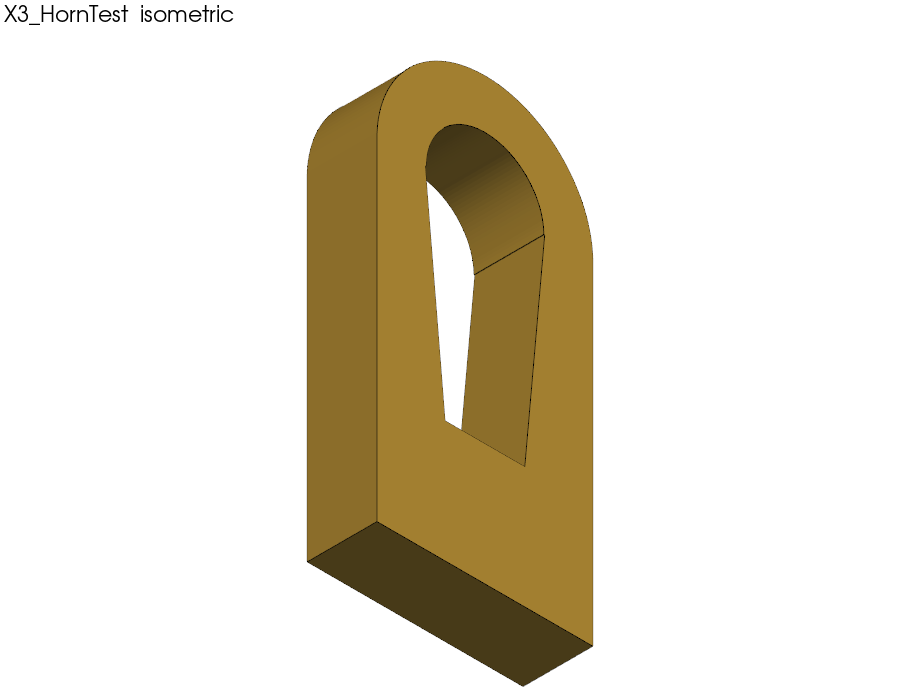
#> input picture cad/v3/occ/screens/X3_HornTest_isometric.png, 900 x 700 px
$ python -i make_phys_video.py   (imports and definitions only)
#> lines starting #> are read from the running program, lines starting #| are printed output that depends on the picture
"""Stitch SolidWorks-rendered Motion frames into an MP4 with a torque overlay.

Frames: tools/physics/build_physics.exe render ... (f_0000.png ...), torques: <motion>_torque.csv
(scripts/check_phys.py, inverse dynamics), limit: TowerPro MG90S stall 0.177 N*m @4.8 V.
Usage: python make_phys_video.py <frames_dir> <motion_x.json> <out.mp4> [fps]
"""
from __future__ import annotations
import csv, json, subprocess, sys, shutil
from pathlib import Path
from PIL import Image, ImageDraw, ImageFont

STALL = 1.8 * 0.0980665
FONT = "C:/Windows/Fonts/arial.ttf"
SHOW = [("torso", "Пояс (скручивание)"), ("armB_shoulder", "Правое плечо (удар)"),
        ("armA_shoulder", "Левое плечо (гард)"), ("legB_hippitch", "Правое бедро")]
PHASES = [(0.8, "подъём рук в гард"), (1.2, "гард"), (1.45, "УДАР правой"), (1.9, "возврат"), (99, "гард")]


def prepare(frames):
    """Frames -> canvas with room for the torque panel. PNG frames from render_phys.py are used as is;
    (legacy) SolidWorks BMP frames are rotated upright and trimmed."""
    src = sorted(Path(frames).glob("f_*.bmp"))
    if not src:
        out = []
        for f in sorted(Path(frames).glob("f_*.png")):
            c = Image.open(f).convert("RGB"); s = 900 / c.height
            c = c.resize((int(c.width * s), 900), Image.LANCZOS)
            canvas = Image.new("RGB", (c.width + 620, 960), (238, 241, 245)); canvas.paste(c, (620, 60))
            p = f.with_name("c_" + f.name); canvas.save(p); out.append(p)
        return out
    # [9 lines left out: function clean, not called in this run]
    ims = [clean(Image.open(f).convert("RGB")).rotate(-90, expand=True, fillcolor=(238, 241, 245)) for f in src]
    # NO brightness bbox: light-grey printed parts match the background and were cut off (2026-11-01).
    # The SW view is already fitted (closed loop in build_physics render); trim only solid black bands.
    import numpy as np
    a = np.asarray(ims[0].convert("L"))
    cols = np.where((a < 15).mean(axis=0) < 0.9)[0]; rows = np.where((a < 15).mean(axis=1) < 0.9)[0]
    box = (int(cols[0]), int(rows[0]), int(cols[-1]) + 1, int(rows[-1]) + 1)
    out = []
    for f, im in zip(src, ims):
        c = im.crop(box); s = 900 / c.height
        c = c.resize((int(c.width * s), 900), Image.LANCZOS)
        canvas = Image.new("RGB", (max(c.width + 620, 1280), 900 + 60), (238, 241, 245))
        canvas.paste(c, (620, 60))
        p = f.with_suffix(".png"); canvas.save(p); out.append(p)
    return out


# [37 lines left out: function main, not called in this run]


# [2 lines not run here, left out]

>>> import cv2
>>> picture = cv2.imread('../cad/v3/occ/screens/X3_HornTest_isometric.png', cv2.IMREAD_GRAYSCALE)
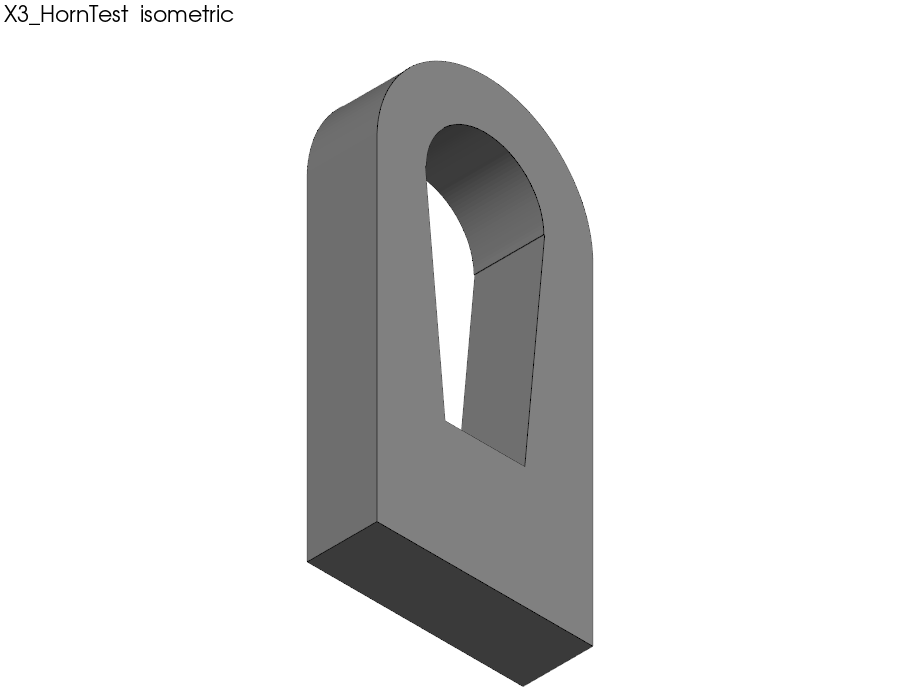
#> picture: shape (700, 900); min 0, max 255, mean 221.2
#> (the run stopped early here; a loop or call above may not have finished)

$ run again, on cad/v3/occ/screens/Robot3_front.png
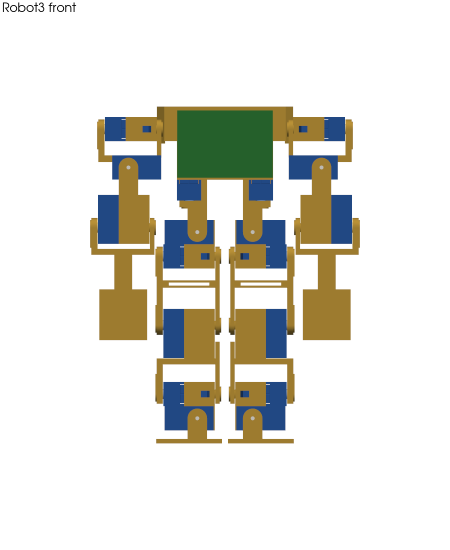
#> input picture cad/v3/occ/screens/Robot3_front.png, 900 x 1100 px (shown at 1/2 size)
#> `picture = cv2.imread('../cad/v3/occ/screens/X3_HornTest_isometric.png'..`:
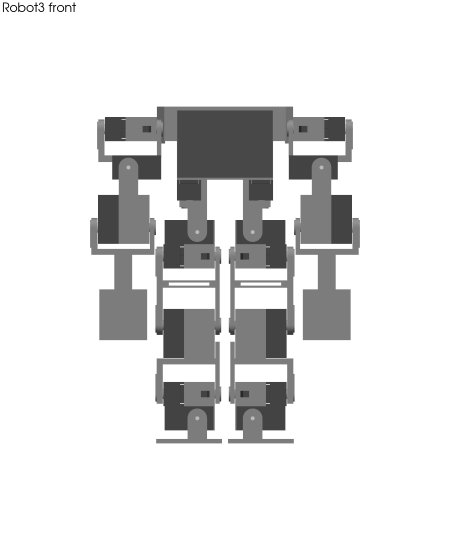
#> picture: shape (1100, 900) (shown at 1/2 size); min 0, max 255, mean 224

$ run again, on cad/v3/occ/screens/Robot3_isometric.png
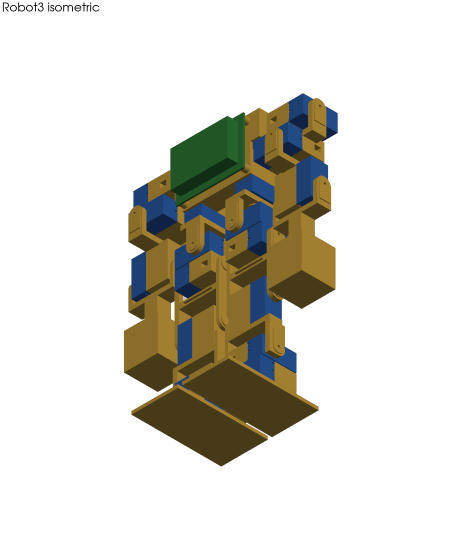
#> input picture cad/v3/occ/screens/Robot3_isometric.png, 900 x 1100 px (shown at 1/2 size)
#> `picture = cv2.imread('../cad/v3/occ/screens/X3_HornTest_isometric.png'..`:
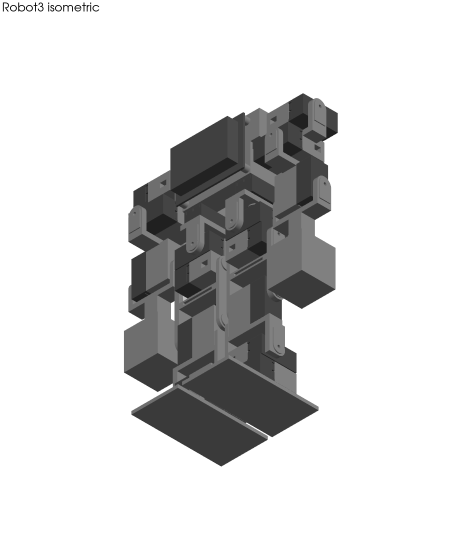
#> picture: shape (1100, 900) (shown at 1/2 size); min 0, max 255, mean 215

$ run again, on cad/v3/occ/screens/Robot3_right.png
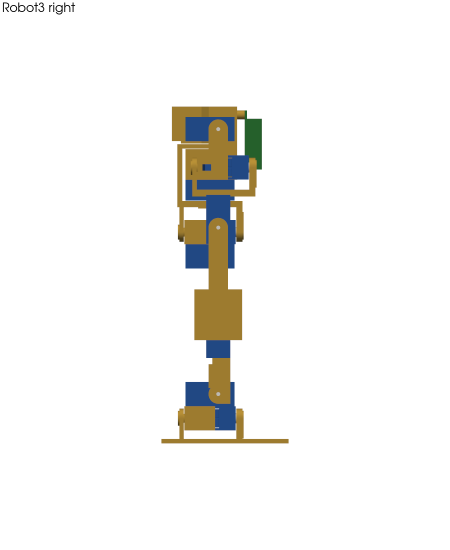
#> input picture cad/v3/occ/screens/Robot3_right.png, 900 x 1100 px (shown at 1/2 size)
#> `picture = cv2.imread('../cad/v3/occ/screens/X3_HornTest_isometric.png'..`:
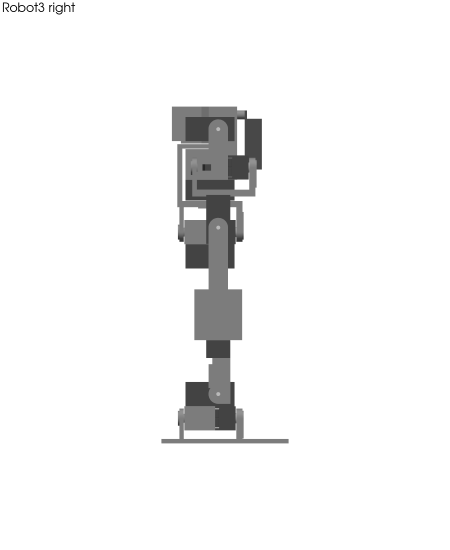
#> picture: shape (1100, 900) (shown at 1/2 size); min 0, max 255, mean 244.1
